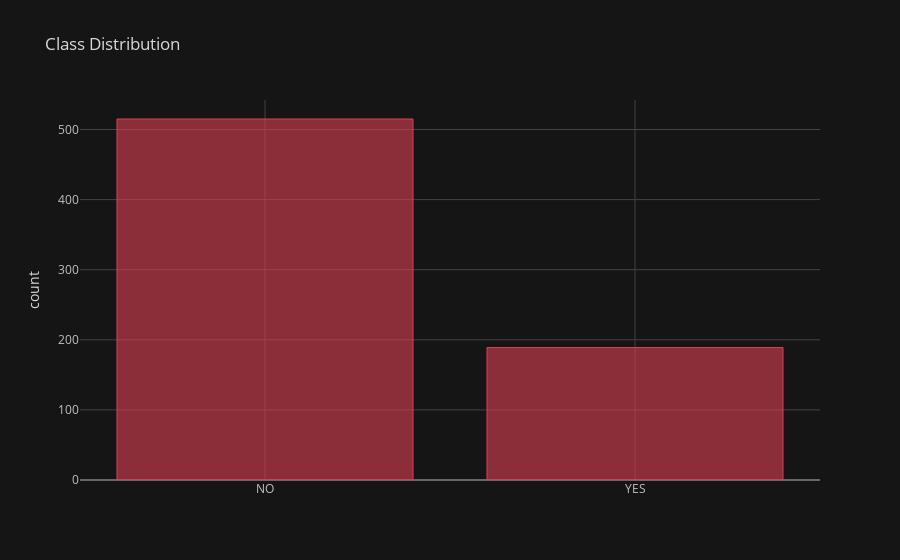

Notebook code for this chart:
### Markdown cell above
PLOTS

### Code cell
df.groupby('Class/ASD').count()['id'].iplot(kind='bar',title='Class Distribution', yTitle='count', theme='solar', color='red')

### Figure 1 — Plotly figure (JSON) as saved in the notebook; plotly's stock layout.template omitted (floating-point values rounded to 4 significant figures)
{"data": [{"marker": {"color": "rgba(219, 64, 82, 0.6)", "line": {"color": "rgba(219, 64, 82, 1.0)", "width": 1}}, "name": "id", "orientation": "v", "text": "", "type": "bar", "x": ["NO", "YES"], "y": [515, 189]}], "layout": {"legend": {"bgcolor": "#151516", "font": {"color": "#D9D9D9"}}, "paper_bgcolor": "#151516", "plot_bgcolor": "#151516", "title": {"font": {"color": "#D9D9D9"}, "text": "Class Distribution"}, "xaxis": {"gridcolor": "#434343", "showgrid": true, "tickfont": {"color": "#C2C2C2"}, "title": {"font": {"color": "#D9D9D9"}, "text": ""}, "zerolinecolor": "#666570"}, "yaxis": {"gridcolor": "#434343", "showgrid": true, "tickfont": {"color": "#C2C2C2"}, "title": {"font": {"color": "#D9D9D9"}, "text": "count"}, "zerolinecolor": "#666570"}}}
